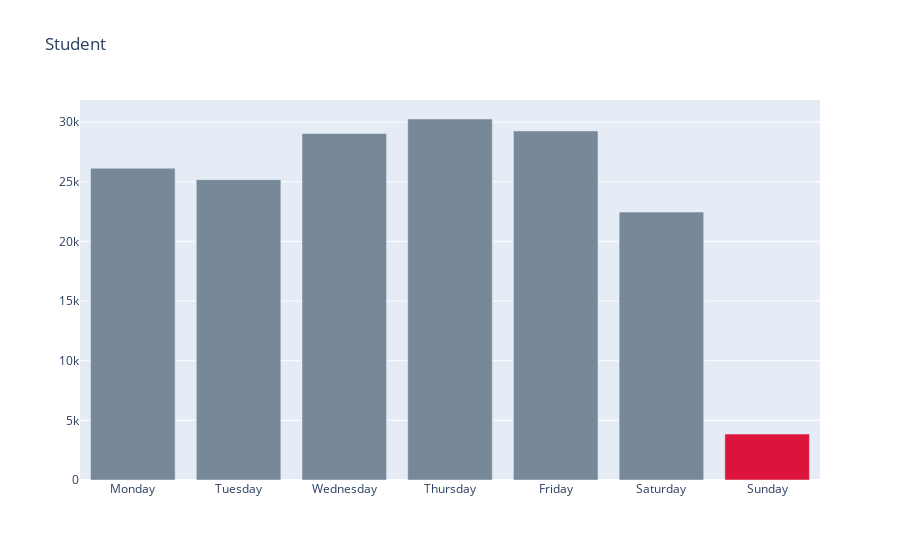

Notebook code cell kept with this figure:
### Code cell
import plotly.graph_objects as go
from plotly.offline import download_plotlyjs, init_notebook_mode, iplot, plot


colors = ['lightslategray',] * 7
colors[6] = 'crimson'

fig = go.Figure(data=[go.Bar(
    x=dfd['day_of_week'],
    y=dfd['sum_stu'],
    marker_color=colors # marker color can be a single color value or an iterable
)])
fig.update_layout(title_text='Student')
# fig.show(renderer="svg")
fig.write_image("image_dfd_final2.jpeg")

iplot(fig, validate=False)

### Figure 1 — Plotly figure (JSON) as saved in the notebook; plotly's stock layout.template omitted (floating-point values rounded to 4 significant figures)
{"data": [{"marker": {"color": ["lightslategray", "lightslategray", "lightslategray", "lightslategray", "lightslategray", "lightslategray", "crimson"]}, "type": "bar", "x": ["Monday", "Tuesday", "Wednesday", "Thursday", "Friday", "Saturday", "Sunday"], "y": [26140.0, 25179, 29045, 30260.0, 29264, 22460.0, 3853]}], "layout": {"title": {"text": "Student"}}}
